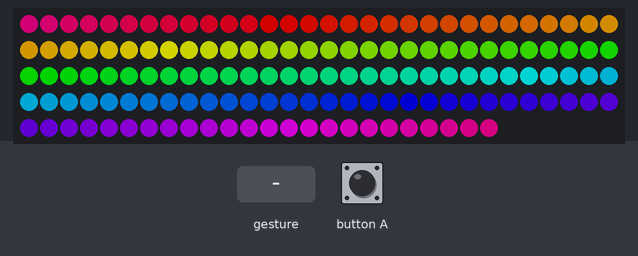
This program was run on a simulated BBC micro:bit (MakeCode). On the bench: 144 RGB LEDs in strip order, left to right, continuing on the next row. Inputs (shaded band) come from the test bench. Dim RGB values are drawn brighter than linear.

Above: at 0.17 s.
At 1.2 s:
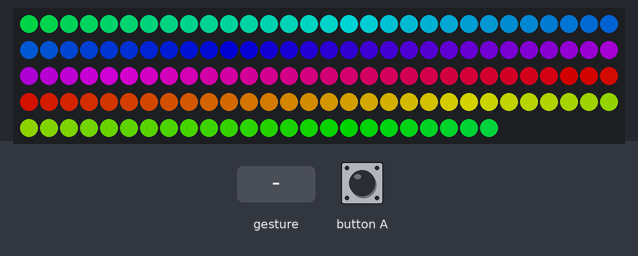
1.3 s: button A pressed for 0.15 s
At 1.74 s:
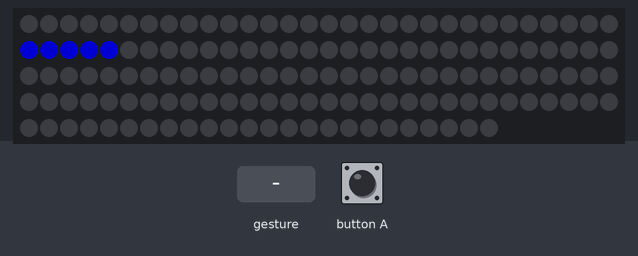
2.0 s: sound turns loud
4.6 s: button A pressed for 0.15 s
Timing chart, 0 to 7.6 s (numbered marks = the images above; inputs shaded):
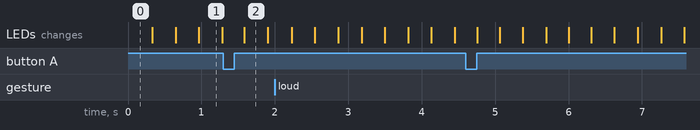

The program:

main.ts
```typescript
function _3番目 (flg: boolean) {
    if (flg == true) {
        strip.showColor(neopixel.colors(NeoPixelColors.Black))
        i = 0
        for (let index = 0; index < 5; index++) {
            strip.setPixelColor(i, neopixel.colors(NeoPixelColors.Yellow))
            strip.show()
            i += 1
        }
    } else {
        strip.rotate(506)
        strip.show()
    }
}
function _2番目 (flg: boolean) {
    if (flg == true) {
        strip.showColor(neopixel.colors(NeoPixelColors.Black))
        i = 0
        for (let index = 0; index < 5; index++) {
            strip.setPixelColor(i, neopixel.colors(NeoPixelColors.Blue))
            i += 1
        }
        strip.show()
    } else {
        strip.rotate(5)
        strip.show()
    }
}
function _4番目 (flg: boolean) {
    if (flg == true) {
        strip.showColor(neopixel.colors(NeoPixelColors.Black))
        strip.setPixelColor(0, neopixel.rgb(0, 50, 203))
        strip.setPixelColor(1, neopixel.rgb(0, 152, 203))
        strip.setPixelColor(2, neopixel.rgb(0, 203, 152))
        strip.setPixelColor(3, neopixel.rgb(0, 203, 50))
        strip.setPixelColor(4, neopixel.rgb(203, 203, 0))
    } else {
        strip.rotate(706)
        strip.show()
    }
}
input.onButtonPressed(Button.A, function () {
    変更時()
})
function _1番目 (flg: boolean) {
    if (flg == true) {
        strip.showRainbow(1, 360)
    } else {
        strip.rotate(13)
        strip.show()
    }
}
function 変更時 () {
    モード += 1
    if (モード == 1) {
        _1番目(true)
    } else if (モード == 2) {
        _2番目(true)
    } else if (モード == 3) {
        _3番目(true)
    } else if (モード == 4) {
        _4番目(true)
    } else {
        モード = 0
        変更時()
    }
}
input.onSound(DetectedSound.Loud, function () {
    変更時()
})
function ぐるぐる () {
    if (モード == 1) {
        _1番目(false)
    } else if (モード == 2) {
        _2番目(false)
    } else if (モード == 3) {
        _3番目(false)
    } else if (モード == 4) {
        _4番目(false)
    } else {

    }
}
let i = 0
let モード = 0
let strip: neopixel.Strip = null
strip = neopixel.create(DigitalPin.P0, 144, NeoPixelMode.RGB)
モード = 0
変更時()
basic.forever(function () {
    ぐるぐる()
})
```

test.ts
```typescript
// テストはここに来ます。このパッケージが拡張機能として使用されるときにはコンパイルされません。
```

Measured:
- after the input at 1.3 s, the LEDs: change after 0.29 s (image 2)
